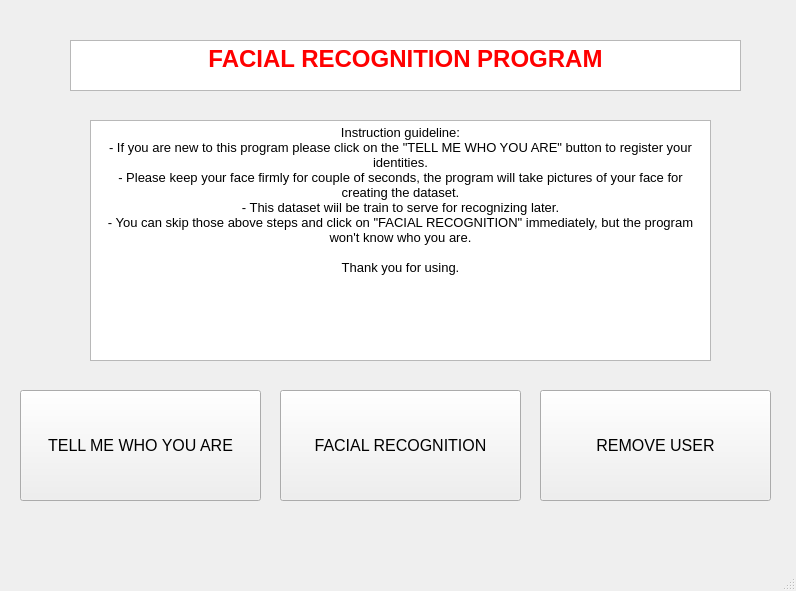
<?xml version="1.0" encoding="UTF-8"?>
<ui version="4.0">
 <class>MainWindow</class>
 <widget class="QMainWindow" name="MainWindow">
  <property name="geometry">
   <rect>
    <x>0</x>
    <y>0</y>
    <width>796</width>
    <height>591</height>
   </rect>
  </property>
  <property name="windowTitle">
   <string>MainWindow</string>
  </property>
  <widget class="QWidget" name="centralwidget">
   <widget class="QPushButton" name="pushButton">
    <property name="geometry">
     <rect>
      <x>20</x>
      <y>390</y>
      <width>241</width>
      <height>111</height>
     </rect>
    </property>
    <property name="font">
     <font>
      <pointsize>12</pointsize>
     </font>
    </property>
    <property name="mouseTracking">
     <bool>true</bool>
    </property>
    <property name="text">
     <string>TELL ME WHO YOU ARE</string>
    </property>
   </widget>
   <widget class="QPushButton" name="pushButton_2">
    <property name="geometry">
     <rect>
      <x>280</x>
      <y>390</y>
      <width>241</width>
      <height>111</height>
     </rect>
    </property>
    <property name="font">
     <font>
      <pointsize>12</pointsize>
     </font>
    </property>
    <property name="mouseTracking">
     <bool>true</bool>
    </property>
    <property name="text">
     <string>FACIAL RECOGNITION</string>
    </property>
   </widget>
   <widget class="QTextBrowser" name="textBrowser">
    <property name="geometry">
     <rect>
      <x>90</x>
      <y>120</y>
      <width>621</width>
      <height>241</height>
     </rect>
    </property>
    <property name="html">
     <string>&lt;!DOCTYPE HTML PUBLIC &quot;-//W3C//DTD HTML 4.0//EN&quot; &quot;http://www.w3.org/TR/REC-html40/strict.dtd&quot;&gt;
&lt;html&gt;&lt;head&gt;&lt;meta name=&quot;qrichtext&quot; content=&quot;1&quot; /&gt;&lt;style type=&quot;text/css&quot;&gt;
p, li { white-space: pre-wrap; }
&lt;/style&gt;&lt;/head&gt;&lt;body style=&quot; font-family:'MS Shell Dlg 2'; font-size:8.25pt; font-weight:400; font-style:normal;&quot;&gt;
&lt;p align=&quot;center&quot; style=&quot; margin-top:0px; margin-bottom:0px; margin-left:0px; margin-right:0px; -qt-block-indent:0; text-indent:0px;&quot;&gt;&lt;span style=&quot; font-size:10pt;&quot;&gt;Instruction guideline:&lt;/span&gt;&lt;/p&gt;
&lt;p align=&quot;center&quot; style=&quot; margin-top:0px; margin-bottom:0px; margin-left:0px; margin-right:0px; -qt-block-indent:0; text-indent:0px;&quot;&gt;&lt;span style=&quot; font-size:10pt;&quot;&gt;- If you are new to this program please click on the &amp;quot;TELL ME WHO YOU ARE&amp;quot; button to register your identities.&lt;/span&gt;&lt;/p&gt;
&lt;p align=&quot;center&quot; style=&quot; margin-top:0px; margin-bottom:0px; margin-left:0px; margin-right:0px; -qt-block-indent:0; text-indent:0px;&quot;&gt;&lt;span style=&quot; font-size:10pt;&quot;&gt;- Please keep your face firmly for couple of seconds, the program will take pictures of your face for creating the dataset.&lt;/span&gt;&lt;/p&gt;
&lt;p align=&quot;center&quot; style=&quot; margin-top:0px; margin-bottom:0px; margin-left:0px; margin-right:0px; -qt-block-indent:0; text-indent:0px;&quot;&gt;&lt;span style=&quot; font-size:10pt;&quot;&gt;- This dataset wiil be train to serve for recognizing later.&lt;/span&gt;&lt;/p&gt;
&lt;p align=&quot;center&quot; style=&quot; margin-top:0px; margin-bottom:0px; margin-left:0px; margin-right:0px; -qt-block-indent:0; text-indent:0px;&quot;&gt;&lt;span style=&quot; font-size:10pt;&quot;&gt;- You can skip those above steps and click on &amp;quot;FACIAL RECOGNITION&amp;quot; immediately, but the program won't know who you are.&lt;/span&gt;&lt;/p&gt;
&lt;p align=&quot;center&quot; style=&quot;-qt-paragraph-type:empty; margin-top:0px; margin-bottom:0px; margin-left:0px; margin-right:0px; -qt-block-indent:0; text-indent:0px; font-size:10pt;&quot;&gt;&lt;br /&gt;&lt;/p&gt;
&lt;p align=&quot;center&quot; style=&quot; margin-top:0px; margin-bottom:0px; margin-left:0px; margin-right:0px; -qt-block-indent:0; text-indent:0px;&quot;&gt;&lt;span style=&quot; font-size:10pt;&quot;&gt;Thank you for using.&lt;/span&gt;&lt;/p&gt;&lt;/body&gt;&lt;/html&gt;</string>
    </property>
   </widget>
   <widget class="QTextBrowser" name="textBrowser_2">
    <property name="geometry">
     <rect>
      <x>70</x>
      <y>40</y>
      <width>671</width>
      <height>51</height>
     </rect>
    </property>
    <property name="html">
     <string>&lt;!DOCTYPE HTML PUBLIC &quot;-//W3C//DTD HTML 4.0//EN&quot; &quot;http://www.w3.org/TR/REC-html40/strict.dtd&quot;&gt;
&lt;html&gt;&lt;head&gt;&lt;meta name=&quot;qrichtext&quot; content=&quot;1&quot; /&gt;&lt;style type=&quot;text/css&quot;&gt;
p, li { white-space: pre-wrap; }
&lt;/style&gt;&lt;/head&gt;&lt;body style=&quot; font-family:'MS Shell Dlg 2'; font-size:8.25pt; font-weight:400; font-style:normal;&quot;&gt;
&lt;p align=&quot;center&quot; style=&quot; margin-top:0px; margin-bottom:0px; margin-left:0px; margin-right:0px; -qt-block-indent:0; text-indent:0px;&quot;&gt;&lt;span style=&quot; font-size:18pt; font-weight:600; color:#ff0000;&quot;&gt;FACIAL RECOGNITION PROGRAM&lt;/span&gt;&lt;/p&gt;&lt;/body&gt;&lt;/html&gt;</string>
    </property>
   </widget>
   <widget class="QPushButton" name="pushButton_3">
    <property name="geometry">
     <rect>
      <x>540</x>
      <y>390</y>
      <width>231</width>
      <height>111</height>
     </rect>
    </property>
    <property name="font">
     <font>
      <pointsize>12</pointsize>
     </font>
    </property>
    <property name="text">
     <string>REMOVE USER</string>
    </property>
   </widget>
  </widget>
  <widget class="QMenuBar" name="menubar">
   <property name="geometry">
    <rect>
     <x>0</x>
     <y>0</y>
     <width>796</width>
     <height>21</height>
    </rect>
   </property>
  </widget>
  <widget class="QStatusBar" name="statusbar"/>
 </widget>
 <resources/>
 <connections/>
</ui>
